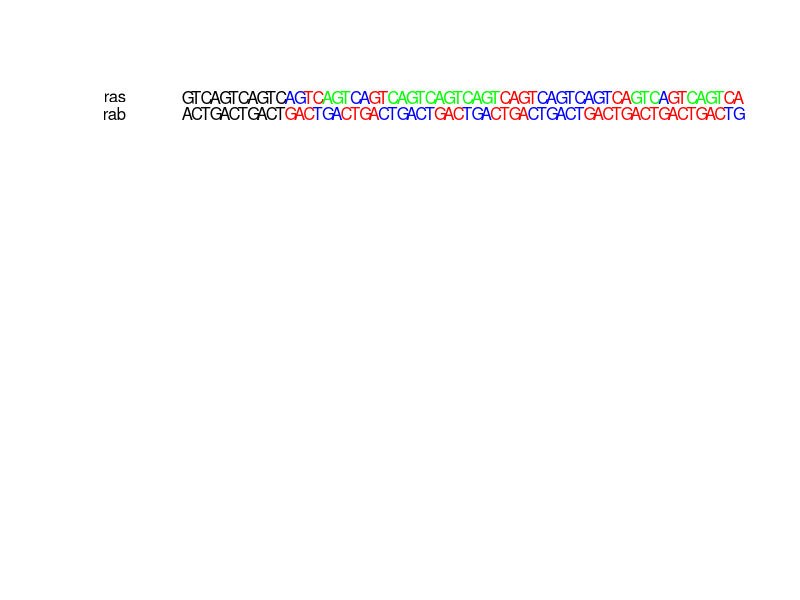
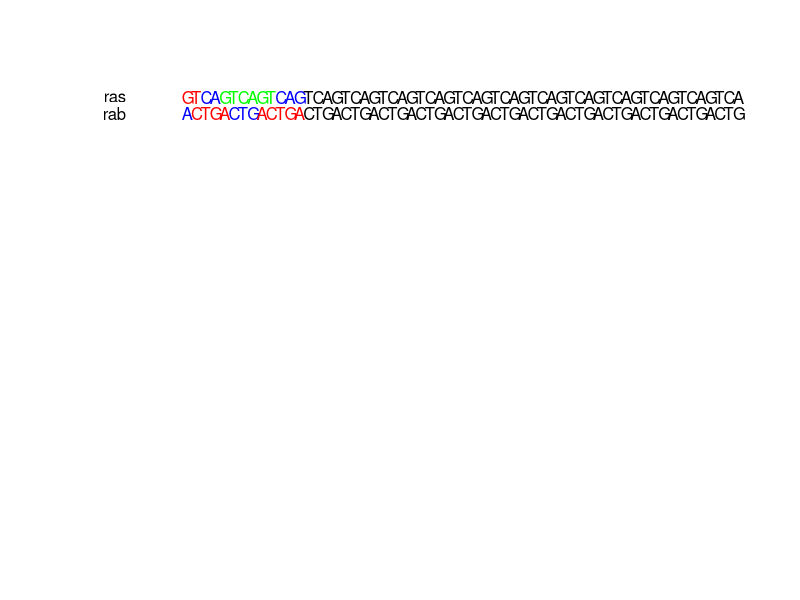
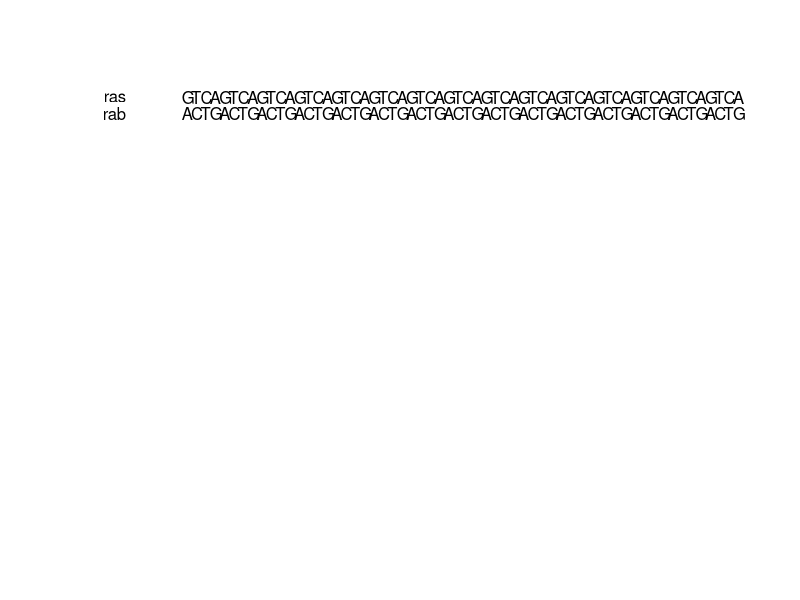
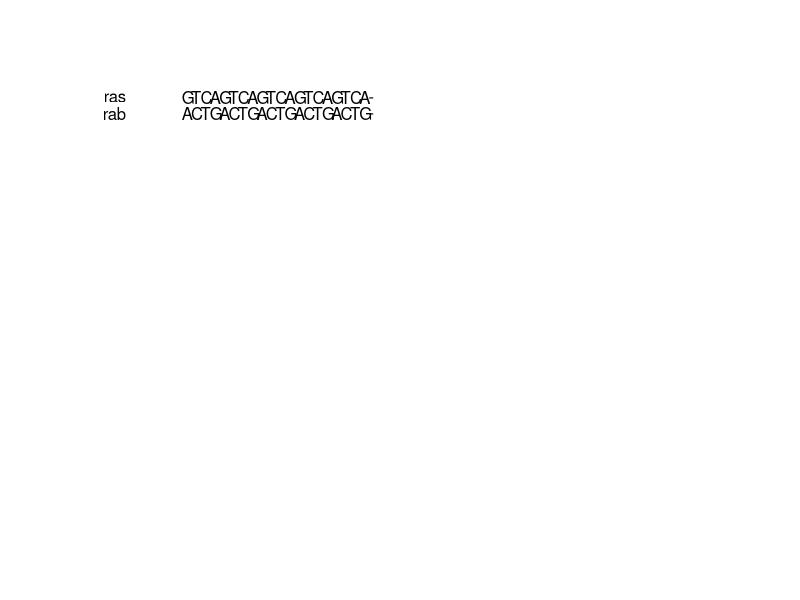

The R script that drew these images, in order:
x=c(1,68)
y=c(1,25)
pdf(file="/home/stephen/BioCapstone/BioX-SeqUtils-Promoter/data/block0.pdf",onefile=FALSE,width=8,height=7,pointsize=10)
plot(x,y,adj=0,ann=FALSE,bty="n",mai=c(0,0,0,0),oma=c(0,0,0,0),pin=c(7,10),xaxt="n",yaxt="n",xpd=NA,col=c("000000"))
text(3,25,"ras",adj=1,col=c("black"))
text(9,25,"G",adj=0,col=c("black"))
text(10,25,"T",adj=0,col=c("black"))
text(11,25,"C",adj=0,col=c("black"))
text(12,25,"A",adj=0,col=c("black"))
text(13,25,"G",adj=0,col=c("black"))
text(14,25,"T",adj=0,col=c("black"))
text(15,25,"C",adj=0,col=c("black"))
text(16,25,"A",adj=0,col=c("black"))
text(17,25,"G",adj=0,col=c("black"))
text(18,25,"T",adj=0,col=c("black"))
text(19,25,"C",adj=0,col=c("black"))
text(20,25,"A",adj=0,col=c("blue"))
text(21,25,"G",adj=0,col=c("blue"))
text(22,25,"T",adj=0,col=c("red"))
text(23,25,"C",adj=0,col=c("red"))
text(24,25,"A",adj=0,col=c("green"))
text(25,25,"G",adj=0,col=c("green"))
text(26,25,"T",adj=0,col=c("green"))
text(27,25,"C",adj=0,col=c("blue"))
text(28,25,"A",adj=0,col=c("blue"))
text(29,25,"G",adj=0,col=c("red"))
text(30,25,"T",adj=0,col=c("red"))
text(31,25,"C",adj=0,col=c("green"))
text(32,25,"A",adj=0,col=c("green"))
text(33,25,"G",adj=0,col=c("green"))
text(34,25,"T",adj=0,col=c("green"))
text(35,25,"C",adj=0,col=c("green"))
text(36,25,"A",adj=0,col=c("green"))
text(37,25,"G",adj=0,col=c("green"))
text(38,25,"T",adj=0,col=c("green"))
text(39,25,"C",adj=0,col=c("green"))
text(40,25,"A",adj=0,col=c("green"))
text(41,25,"G",adj=0,col=c("green"))
text(42,25,"T",adj=0,col=c("green"))
text(43,25,"C",adj=0,col=c("red"))
text(44,25,"A",adj=0,col=c("red"))
text(45,25,"G",adj=0,col=c("red"))
text(46,25,"T",adj=0,col=c("red"))
text(47,25,"C",adj=0,col=c("blue"))
text(48,25,"A",adj=0,col=c("blue"))
text(49,25,"G",adj=0,col=c("blue"))
text(50,25,"T",adj=0,col=c("blue"))
text(51,25,"C",adj=0,col=c("blue"))
text(52,25,"A",adj=0,col=c("blue"))
text(53,25,"G",adj=0,col=c("blue"))
text(54,25,"T",adj=0,col=c("blue"))
text(55,25,"C",adj=0,col=c("red"))
text(56,25,"A",adj=0,col=c("red"))
text(57,25,"G",adj=0,col=c("green"))
text(58,25,"T",adj=0,col=c("green"))
text(59,25,"C",adj=0,col=c("green"))
text(60,25,"A",adj=0,col=c("blue"))
text(61,25,"G",adj=0,col=c("red"))
text(62,25,"T",adj=0,col=c("red"))
text(63,25,"C",adj=0,col=c("green"))
text(64,25,"A",adj=0,col=c("green"))
text(65,25,"G",adj=0,col=c("green"))
text(66,25,"T",adj=0,col=c("green"))
text(67,25,"C",adj=0,col=c("red"))
text(68,25,"A",adj=0,col=c("red"))
text(3,24,"rab",adj=1,col=c("black"))
text(9,24,"A",adj=0,col=c("black"))
text(10,24,"C",adj=0,col=c("black"))
text(11,24,"T",adj=0,col=c("black"))
text(12,24,"G",adj=0,col=c("black"))
text(13,24,"A",adj=0,col=c("black"))
text(14,24,"C",adj=0,col=c("black"))
text(15,24,"T",adj=0,col=c("black"))
text(16,24,"G",adj=0,col=c("black"))
text(17,24,"A",adj=0,col=c("black"))
text(18,24,"C",adj=0,col=c("black"))
text(19,24,"T",adj=0,col=c("black"))
text(20,24,"G",adj=0,col=c("red"))
text(21,24,"A",adj=0,col=c("red"))
text(22,24,"C",adj=0,col=c("red"))
text(23,24,"T",adj=0,col=c("blue"))
text(24,24,"G",adj=0,col=c("blue"))
text(25,24,"A",adj=0,col=c("blue"))
text(26,24,"C",adj=0,col=c("red"))
text(27,24,"T",adj=0,col=c("red"))
text(28,24,"G",adj=0,col=c("red"))
text(29,24,"A",adj=0,col=c("red"))
text(30,24,"C",adj=0,col=c("blue"))
text(31,24,"T",adj=0,col=c("blue"))
text(32,24,"G",adj=0,col=c("blue"))
text(33,24,"A",adj=0,col=c("blue"))
text(34,24,"C",adj=0,col=c("blue"))
text(35,24,"T",adj=0,col=c("blue"))
text(36,24,"G",adj=0,col=c("red"))
text(37,24,"A",adj=0,col=c("red"))
text(38,24,"C",adj=0,col=c("red"))
text(39,24,"T",adj=0,col=c("blue"))
text(40,24,"G",adj=0,col=c("blue"))
text(41,24,"A",adj=0,col=c("blue"))
text(42,24,"C",adj=0,col=c("red"))
text(43,24,"T",adj=0,col=c("red"))
text(44,24,"G",adj=0,col=c("red"))
text(45,24,"A",adj=0,col=c("red"))
text(46,24,"C",adj=0,col=c("blue"))
text(47,24,"T",adj=0,col=c("blue"))
text(48,24,"G",adj=0,col=c("blue"))
text(49,24,"A",adj=0,col=c("blue"))
text(50,24,"C",adj=0,col=c("blue"))
text(51,24,"T",adj=0,col=c("blue"))
text(52,24,"G",adj=0,col=c("red"))
text(53,24,"A",adj=0,col=c("red"))
text(54,24,"C",adj=0,col=c("red"))
text(55,24,"T",adj=0,col=c("red"))
text(56,24,"G",adj=0,col=c("red"))
text(57,24,"A",adj=0,col=c("red"))
text(58,24,"C",adj=0,col=c("red"))
text(59,24,"T",adj=0,col=c("red"))
text(60,24,"G",adj=0,col=c("red"))
text(61,24,"A",adj=0,col=c("red"))
text(62,24,"C",adj=0,col=c("red"))
text(63,24,"T",adj=0,col=c("red"))
text(64,24,"G",adj=0,col=c("red"))
text(65,24,"A",adj=0,col=c("red"))
text(66,24,"C",adj=0,col=c("red"))
text(67,24,"T",adj=0,col=c("blue"))
text(68,24,"G",adj=0,col=c("blue"))
pdf(file="/home/stephen/BioCapstone/BioX-SeqUtils-Promoter/data/block1.pdf",onefile=FALSE,width=8,height=7,pointsize=10)
plot(x,y,adj=0,ann=FALSE,bty="n",mai=c(0,0,0,0),oma=c(0,0,0,0),pin=c(7,10),xaxt="n",yaxt="n",xpd=NA,col=c("000000"))
text(3,25,"ras",adj=1,col=c("black"))
text(9,25,"G",adj=0,col=c("red"))
text(10,25,"T",adj=0,col=c("red"))
text(11,25,"C",adj=0,col=c("blue"))
text(12,25,"A",adj=0,col=c("blue"))
text(13,25,"G",adj=0,col=c("green"))
text(14,25,"T",adj=0,col=c("green"))
text(15,25,"C",adj=0,col=c("green"))
text(16,25,"A",adj=0,col=c("green"))
text(17,25,"G",adj=0,col=c("green"))
text(18,25,"T",adj=0,col=c("green"))
text(19,25,"C",adj=0,col=c("blue"))
text(20,25,"A",adj=0,col=c("blue"))
text(21,25,"G",adj=0,col=c("blue"))
text(22,25,"T",adj=0,col=c("black"))
text(23,25,"C",adj=0,col=c("black"))
text(24,25,"A",adj=0,col=c("black"))
text(25,25,"G",adj=0,col=c("black"))
text(26,25,"T",adj=0,col=c("black"))
text(27,25,"C",adj=0,col=c("black"))
text(28,25,"A",adj=0,col=c("black"))
text(29,25,"G",adj=0,col=c("black"))
text(30,25,"T",adj=0,col=c("black"))
text(31,25,"C",adj=0,col=c("black"))
text(32,25,"A",adj=0,col=c("black"))
text(33,25,"G",adj=0,col=c("black"))
text(34,25,"T",adj=0,col=c("black"))
text(35,25,"C",adj=0,col=c("black"))
text(36,25,"A",adj=0,col=c("black"))
text(37,25,"G",adj=0,col=c("black"))
text(38,25,"T",adj=0,col=c("black"))
text(39,25,"C",adj=0,col=c("black"))
text(40,25,"A",adj=0,col=c("black"))
text(41,25,"G",adj=0,col=c("black"))
text(42,25,"T",adj=0,col=c("black"))
text(43,25,"C",adj=0,col=c("black"))
text(44,25,"A",adj=0,col=c("black"))
text(45,25,"G",adj=0,col=c("black"))
text(46,25,"T",adj=0,col=c("black"))
text(47,25,"C",adj=0,col=c("black"))
text(48,25,"A",adj=0,col=c("black"))
text(49,25,"G",adj=0,col=c("black"))
text(50,25,"T",adj=0,col=c("black"))
text(51,25,"C",adj=0,col=c("black"))
text(52,25,"A",adj=0,col=c("black"))
text(53,25,"G",adj=0,col=c("black"))
text(54,25,"T",adj=0,col=c("black"))
text(55,25,"C",adj=0,col=c("black"))
text(56,25,"A",adj=0,col=c("black"))
text(57,25,"G",adj=0,col=c("black"))
text(58,25,"T",adj=0,col=c("black"))
text(59,25,"C",adj=0,col=c("black"))
text(60,25,"A",adj=0,col=c("black"))
text(61,25,"G",adj=0,col=c("black"))
text(62,25,"T",adj=0,col=c("black"))
text(63,25,"C",adj=0,col=c("black"))
text(64,25,"A",adj=0,col=c("black"))
text(65,25,"G",adj=0,col=c("black"))
text(66,25,"T",adj=0,col=c("black"))
text(67,25,"C",adj=0,col=c("black"))
text(68,25,"A",adj=0,col=c("black"))
text(3,24,"rab",adj=1,col=c("black"))
text(9,24,"A",adj=0,col=c("blue"))
text(10,24,"C",adj=0,col=c("red"))
text(11,24,"T",adj=0,col=c("red"))
text(12,24,"G",adj=0,col=c("red"))
text(13,24,"A",adj=0,col=c("red"))
text(14,24,"C",adj=0,col=c("blue"))
text(15,24,"T",adj=0,col=c("blue"))
text(16,24,"G",adj=0,col=c("blue"))
text(17,24,"A",adj=0,col=c("red"))
text(18,24,"C",adj=0,col=c("red"))
text(19,24,"T",adj=0,col=c("red"))
text(20,24,"G",adj=0,col=c("red"))
text(21,24,"A",adj=0,col=c("red"))
text(22,24,"C",adj=0,col=c("black"))
text(23,24,"T",adj=0,col=c("black"))
text(24,24,"G",adj=0,col=c("black"))
text(25,24,"A",adj=0,col=c("black"))
text(26,24,"C",adj=0,col=c("black"))
text(27,24,"T",adj=0,col=c("black"))
text(28,24,"G",adj=0,col=c("black"))
text(29,24,"A",adj=0,col=c("black"))
text(30,24,"C",adj=0,col=c("black"))
text(31,24,"T",adj=0,col=c("black"))
text(32,24,"G",adj=0,col=c("black"))
text(33,24,"A",adj=0,col=c("black"))
text(34,24,"C",adj=0,col=c("black"))
text(35,24,"T",adj=0,col=c("black"))
text(36,24,"G",adj=0,col=c("black"))
text(37,24,"A",adj=0,col=c("black"))
text(38,24,"C",adj=0,col=c("black"))
text(39,24,"T",adj=0,col=c("black"))
text(40,24,"G",adj=0,col=c("black"))
text(41,24,"A",adj=0,col=c("black"))
text(42,24,"C",adj=0,col=c("black"))
text(43,24,"T",adj=0,col=c("black"))
text(44,24,"G",adj=0,col=c("black"))
text(45,24,"A",adj=0,col=c("black"))
text(46,24,"C",adj=0,col=c("black"))
text(47,24,"T",adj=0,col=c("black"))
text(48,24,"G",adj=0,col=c("black"))
text(49,24,"A",adj=0,col=c("black"))
text(50,24,"C",adj=0,col=c("black"))
text(51,24,"T",adj=0,col=c("black"))
text(52,24,"G",adj=0,col=c("black"))
text(53,24,"A",adj=0,col=c("black"))
text(54,24,"C",adj=0,col=c("black"))
text(55,24,"T",adj=0,col=c("black"))
text(56,24,"G",adj=0,col=c("black"))
text(57,24,"A",adj=0,col=c("black"))
text(58,24,"C",adj=0,col=c("black"))
text(59,24,"T",adj=0,col=c("black"))
text(60,24,"G",adj=0,col=c("black"))
text(61,24,"A",adj=0,col=c("black"))
text(62,24,"C",adj=0,col=c("black"))
text(63,24,"T",adj=0,col=c("black"))
text(64,24,"G",adj=0,col=c("black"))
text(65,24,"A",adj=0,col=c("black"))
text(66,24,"C",adj=0,col=c("black"))
text(67,24,"T",adj=0,col=c("black"))
text(68,24,"G",adj=0,col=c("black"))
pdf(file="/home/stephen/BioCapstone/BioX-SeqUtils-Promoter/data/block2.pdf",onefile=FALSE,width=8,height=7,pointsize=10)
plot(x,y,adj=0,ann=FALSE,bty="n",mai=c(0,0,0,0),oma=c(0,0,0,0),pin=c(7,10),xaxt="n",yaxt="n",xpd=NA,col=c("000000"))
text(3,25,"ras",adj=1,col=c("black"))
text(9,25,"G",adj=0,col=c("black"))
text(10,25,"T",adj=0,col=c("black"))
text(11,25,"C",adj=0,col=c("black"))
text(12,25,"A",adj=0,col=c("black"))
text(13,25,"G",adj=0,col=c("black"))
text(14,25,"T",adj=0,col=c("black"))
text(15,25,"C",adj=0,col=c("black"))
text(16,25,"A",adj=0,col=c("black"))
text(17,25,"G",adj=0,col=c("black"))
text(18,25,"T",adj=0,col=c("black"))
text(19,25,"C",adj=0,col=c("black"))
text(20,25,"A",adj=0,col=c("black"))
text(21,25,"G",adj=0,col=c("black"))
text(22,25,"T",adj=0,col=c("black"))
text(23,25,"C",adj=0,col=c("black"))
text(24,25,"A",adj=0,col=c("black"))
text(25,25,"G",adj=0,col=c("black"))
text(26,25,"T",adj=0,col=c("black"))
text(27,25,"C",adj=0,col=c("black"))
text(28,25,"A",adj=0,col=c("black"))
text(29,25,"G",adj=0,col=c("black"))
text(30,25,"T",adj=0,col=c("black"))
text(31,25,"C",adj=0,col=c("black"))
text(32,25,"A",adj=0,col=c("black"))
text(33,25,"G",adj=0,col=c("black"))
text(34,25,"T",adj=0,col=c("black"))
text(35,25,"C",adj=0,col=c("black"))
text(36,25,"A",adj=0,col=c("black"))
text(37,25,"G",adj=0,col=c("black"))
text(38,25,"T",adj=0,col=c("black"))
text(39,25,"C",adj=0,col=c("black"))
text(40,25,"A",adj=0,col=c("black"))
text(41,25,"G",adj=0,col=c("black"))
text(42,25,"T",adj=0,col=c("black"))
text(43,25,"C",adj=0,col=c("black"))
text(44,25,"A",adj=0,col=c("black"))
text(45,25,"G",adj=0,col=c("black"))
text(46,25,"T",adj=0,col=c("black"))
text(47,25,"C",adj=0,col=c("black"))
text(48,25,"A",adj=0,col=c("black"))
text(49,25,"G",adj=0,col=c("black"))
text(50,25,"T",adj=0,col=c("black"))
text(51,25,"C",adj=0,col=c("black"))
text(52,25,"A",adj=0,col=c("black"))
text(53,25,"G",adj=0,col=c("black"))
text(54,25,"T",adj=0,col=c("black"))
text(55,25,"C",adj=0,col=c("black"))
text(56,25,"A",adj=0,col=c("black"))
text(57,25,"G",adj=0,col=c("black"))
text(58,25,"T",adj=0,col=c("black"))
text(59,25,"C",adj=0,col=c("black"))
text(60,25,"A",adj=0,col=c("black"))
text(61,25,"G",adj=0,col=c("black"))
text(62,25,"T",adj=0,col=c("black"))
text(63,25,"C",adj=0,col=c("black"))
text(64,25,"A",adj=0,col=c("black"))
text(65,25,"G",adj=0,col=c("black"))
text(66,25,"T",adj=0,col=c("black"))
text(67,25,"C",adj=0,col=c("black"))
text(68,25,"A",adj=0,col=c("black"))
text(3,24,"rab",adj=1,col=c("black"))
text(9,24,"A",adj=0,col=c("black"))
text(10,24,"C",adj=0,col=c("black"))
text(11,24,"T",adj=0,col=c("black"))
text(12,24,"G",adj=0,col=c("black"))
text(13,24,"A",adj=0,col=c("black"))
text(14,24,"C",adj=0,col=c("black"))
text(15,24,"T",adj=0,col=c("black"))
text(16,24,"G",adj=0,col=c("black"))
text(17,24,"A",adj=0,col=c("black"))
text(18,24,"C",adj=0,col=c("black"))
text(19,24,"T",adj=0,col=c("black"))
text(20,24,"G",adj=0,col=c("black"))
text(21,24,"A",adj=0,col=c("black"))
text(22,24,"C",adj=0,col=c("black"))
text(23,24,"T",adj=0,col=c("black"))
text(24,24,"G",adj=0,col=c("black"))
text(25,24,"A",adj=0,col=c("black"))
text(26,24,"C",adj=0,col=c("black"))
text(27,24,"T",adj=0,col=c("black"))
text(28,24,"G",adj=0,col=c("black"))
text(29,24,"A",adj=0,col=c("black"))
text(30,24,"C",adj=0,col=c("black"))
text(31,24,"T",adj=0,col=c("black"))
text(32,24,"G",adj=0,col=c("black"))
text(33,24,"A",adj=0,col=c("black"))
text(34,24,"C",adj=0,col=c("black"))
text(35,24,"T",adj=0,col=c("black"))
text(36,24,"G",adj=0,col=c("black"))
text(37,24,"A",adj=0,col=c("black"))
text(38,24,"C",adj=0,col=c("black"))
text(39,24,"T",adj=0,col=c("black"))
text(40,24,"G",adj=0,col=c("black"))
text(41,24,"A",adj=0,col=c("black"))
text(42,24,"C",adj=0,col=c("black"))
text(43,24,"T",adj=0,col=c("black"))
text(44,24,"G",adj=0,col=c("black"))
text(45,24,"A",adj=0,col=c("black"))
text(46,24,"C",adj=0,col=c("black"))
text(47,24,"T",adj=0,col=c("black"))
text(48,24,"G",adj=0,col=c("black"))
text(49,24,"A",adj=0,col=c("black"))
text(50,24,"C",adj=0,col=c("black"))
text(51,24,"T",adj=0,col=c("black"))
text(52,24,"G",adj=0,col=c("black"))
text(53,24,"A",adj=0,col=c("black"))
text(54,24,"C",adj=0,col=c("black"))
text(55,24,"T",adj=0,col=c("black"))
text(56,24,"G",adj=0,col=c("black"))
text(57,24,"A",adj=0,col=c("black"))
text(58,24,"C",adj=0,col=c("black"))
text(59,24,"T",adj=0,col=c("black"))
text(60,24,"G",adj=0,col=c("black"))
text(61,24,"A",adj=0,col=c("black"))
text(62,24,"C",adj=0,col=c("black"))
text(63,24,"T",adj=0,col=c("black"))
text(64,24,"G",adj=0,col=c("black"))
text(65,24,"A",adj=0,col=c("black"))
text(66,24,"C",adj=0,col=c("black"))
text(67,24,"T",adj=0,col=c("black"))
text(68,24,"G",adj=0,col=c("black"))
pdf(file="/home/stephen/BioCapstone/BioX-SeqUtils-Promoter/data/block3.pdf",onefile=FALSE,width=8,height=7,pointsize=10)
plot(x,y,adj=0,ann=FALSE,bty="n",mai=c(0,0,0,0),oma=c(0,0,0,0),pin=c(7,10),xaxt="n",yaxt="n",xpd=NA,col=c("000000"))
text(3,25,"ras",adj=1,col=c("black"))
text(9,25,"G",adj=0,col=c("black"))
text(10,25,"T",adj=0,col=c("black"))
text(11,25,"C",adj=0,col=c("black"))
text(12,25,"A",adj=0,col=c("black"))
text(13,25,"G",adj=0,col=c("black"))
text(14,25,"T",adj=0,col=c("black"))
text(15,25,"C",adj=0,col=c("black"))
text(16,25,"A",adj=0,col=c("black"))
text(17,25,"G",adj=0,col=c("black"))
text(18,25,"T",adj=0,col=c("black"))
text(19,25,"C",adj=0,col=c("black"))
text(20,25,"A",adj=0,col=c("black"))
text(21,25,"G",adj=0,col=c("black"))
text(22,25,"T",adj=0,col=c("black"))
text(23,25,"C",adj=0,col=c("black"))
text(24,25,"A",adj=0,col=c("black"))
text(25,25,"G",adj=0,col=c("black"))
text(26,25,"T",adj=0,col=c("black"))
text(27,25,"C",adj=0,col=c("black"))
text(28,25,"A",adj=0,col=c("black"))
text(29,25,"-",adj=0,col=c("black"))
text(3,24,"rab",adj=1,col=c("black"))
text(9,24,"A",adj=0,col=c("black"))
text(10,24,"C",adj=0,col=c("black"))
text(11,24,"T",adj=0,col=c("black"))
text(12,24,"G",adj=0,col=c("black"))
text(13,24,"A",adj=0,col=c("black"))
text(14,24,"C",adj=0,col=c("black"))
text(15,24,"T",adj=0,col=c("black"))
text(16,24,"G",adj=0,col=c("black"))
text(17,24,"A",adj=0,col=c("black"))
text(18,24,"C",adj=0,col=c("black"))
text(19,24,"T",adj=0,col=c("black"))
text(20,24,"G",adj=0,col=c("black"))
text(21,24,"A",adj=0,col=c("black"))
text(22,24,"C",adj=0,col=c("black"))
text(23,24,"T",adj=0,col=c("black"))
text(24,24,"G",adj=0,col=c("black"))
text(25,24,"A",adj=0,col=c("black"))
text(26,24,"C",adj=0,col=c("black"))
text(27,24,"T",adj=0,col=c("black"))
text(28,24,"G",adj=0,col=c("black"))
text(29,24,"-",adj=0,col=c("black"))
dev.off()
